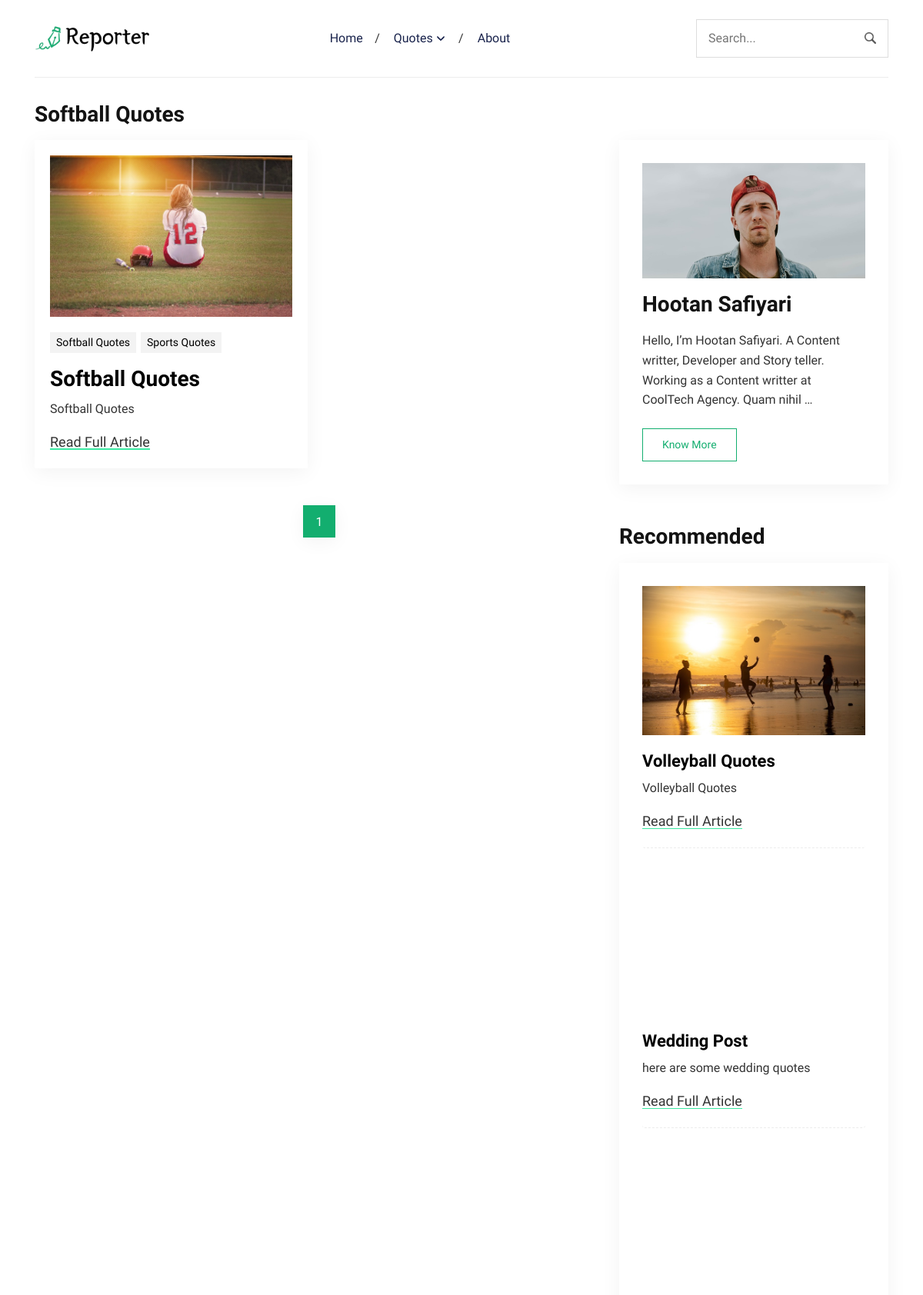
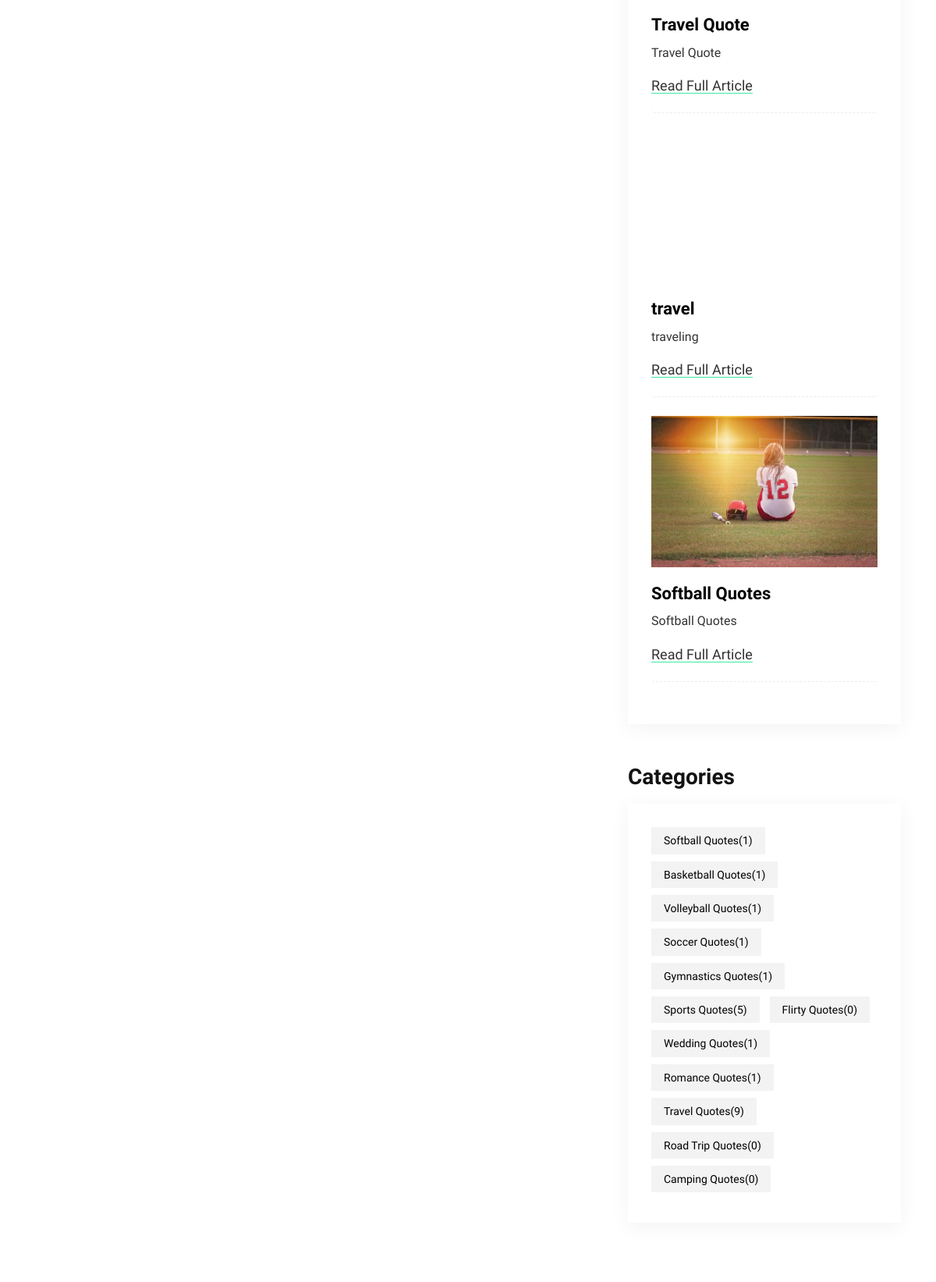
The app's page /category/softball-quotes/ (upper part) with its own data (2 pictures, top to bottom).
### posts/models.py (models this page shows, shortened)
class Category(models.Model):
    name = models.CharField(max_length=100)
    slug = models.SlugField(unique=True, blank=True)

class BlogPost(models.Model):
    title = models.CharField(max_length=200)
    content = models.TextField()
    pub_date = models.DateTimeField(auto_now_add=True)
    categories = models.ManyToManyField(Category)
    image = models.ImageField(upload_to='blog_post_images/', blank=True, null=True)

### posts/views.py (the view)
# urls.py: path('category/<slug:category_slug>/', views.category_posts, name='category_posts'),
def category_posts(request, category_slug):
    categories = Category.objects.all()
    if category_slug:
        category = get_object_or_404(Category, slug=category_slug)
        posts = BlogPost.objects.filter(categories=category)
    else:
        category = None
        posts = BlogPost.objects.all()
    posts = posts.order_by('pub_date')
    posts_per_page = 12
    paginator = Paginator(posts, posts_per_page)
    page = request.GET.get('page')
    try:
        paginated_posts = paginator.page(page)
    except PageNotAnInteger:
        paginated_posts = paginator.page(1)
    except EmptyPage:
        paginated_posts = paginator.page(paginator.num_pages)
    recommended_posts = random.sample(list(BlogPost.objects.all()), min(5, BlogPost.objects.count()))
    return render(request, 'category_posts.html', {
        'category': category,
        'posts': paginated_posts,
        'categories': categories,
        'paginated_posts': paginated_posts,
        'recommended_posts': recommended_posts,
    })

### posts/templates/category_posts.html (shortened to what this page needs)
<!DOCTYPE html>
{% load static %}
<html lang="en-us">
<head>
	<link rel="stylesheet" href="{% static "plugins/bootstrap/bootstrap.min.css" %}">
	<link rel="stylesheet" href="{% static "css/style.css" %}">
</head>
<body>
  <header class="navigation">
    <div class="container">
      <nav class="navbar navbar-expand-lg navbar-light px-0">
        <a class="navbar-brand order-1 py-0" href="/">
          <img loading="prelaod" decoding="async" class="img-fluid" src="{% static 'images/logo.png' %}" alt="Reporter Hugo">
        </a>
        <form action="#!" class="search order-lg-3 order-md-2 order-3 ml-auto">
          <input id="search-query" name="s" type="search" placeholder="Search..." autocomplete="off">
        </form>
        <div class="collapse navbar-collapse text-center order-lg-2 order-4" id="navigation">
          <ul class="navbar-nav mx-auto mt-3 mt-lg-0">
            <li class="nav-item"> <a class="nav-link" href="/">Home</a>
            </li>
            <li class="nav-item dropdown">
              <a class="nav-link dropdown-toggle" href="#" role="button" data-toggle="dropdown" aria-haspopup="true" aria-expanded="false">
                  Quotes
              </a>
          </li>
          <li class="nav-item">
              <a class="nav-link" href="/about">About</a>
          </li>
          </ul>
        </div>
      </nav>
    </div>
  </header>
<main>
  <section class="section">
    <div class="container">
      <div class="row no-gutters-lg">
        <div class="col-12">
          <h2 class="section-title">{{ category.name }}</h2>
        </div>
        <div class="col-lg-8 mb-5 mb-lg-0">
          <div class="row">
            {% for post in posts %}
  <div class="col-md-6 mb-4">
    <article class="card article-card article-card-sm h-100">
      <a href="{% url 'quotepost' post_id=post.id %}">
        <div class="card-image">
          {% if post.image %}
            <img loading="lazy" decoding="async" src="{{ post.image.url }}" alt="{{ post.title }}" class="w-100">
          {% endif %}
        </div>
      </a>
      <div class="card-body px-0 pb-0">
        <ul class="post-meta mb-2">
          <li>
            {% for category in post.categories.all %}
              <a href="{% url 'quotepost' post_id=post.id %}">{{ category.name }}</a>
            {% endfor %}
          </li>
        </ul>
        <h2><a class="post-title" href="{% url 'quotepost' post_id=post.id %}">{{ post.title }}</a></h2>
        <p class="card-text">{{ post.content }}</p>
        <div class="content">
          <a class="read-more-btn" href="{% url 'quotepost' post_id=post.id %}">Read Full Article</a>
        </div>
      </div>
    </article>
  </div>
{% endfor %}
            <div class="col-12">
              <div class="row">
                <div class="col-12">
                  <nav class="mt-4">
                    <div class="col-12">
                      <div class="row">
                          <div class="col-12">
                            <nav class="mb-md-50">
                              <ul class="pagination justify-content-center">
                            <nav class="mb-md-50">
                              <ul class="pagination justify-content-center">
                                  {% for i in paginated_posts.paginator.page_range %}
                                      {% if i == paginated_posts.number %}
                                          <li class="page-item active">
                                              <span class="page-link">{{ i }}</span>
                                          </li>
                                      {% elif paginated_posts.number|add:"-1" <= i <= paginated_posts.number|add:"1" %}
                                          <li class="page-item">
                                              <a class="page-link" href="?page={{ i }}">{{ i }}</a>
                                          </li>
                                      {% elif i == paginated_posts.number|add:"-2" or i == paginated_posts.number|add:"2" %}
                                          <li class="page-item disabled">
                                              <span class="page-link">...</span>
                                          </li>
                                      {% endif %}
                                  {% endfor %}
                              </ul>
                          </nav>
                          </div>
                      </div>
                  </div>
                  </nav>
                </div>
              </div>
            </div>
          </div>
        </div>
        <div class="col-lg-4">
          <div class="widget-blocks">
            <div class="row">
              <div class="col-lg-12">
                <div class="widget">
                  <div class="widget-body">
                    <a href="/about">
                    <img loading="lazy" decoding="async" src="{% static "images/author.jpg"%}" alt="About Me" class="w-100 author-thumb-sm d-block">
                    <h2 class="widget-title my-3">Hootan Safiyari</h2>
                    <p class="mb-3 pb-2">Hello, I’m Hootan Safiyari. A Content writter, Developer and Story teller. Working as a Content writter at CoolTech Agency. Quam nihil …</p>
                    <a href="/about" class="btn btn-sm btn-outline-primary">Know More</a>
                    <a/>
                  </div>
                </div>
              </div>
      <div class="col-lg-12 col-md-6">
        <div class="widget">
          <h2 class="section-title mb-3">Recommended</h2>
          <div class="widget-body">
            <div class="widget-list">
              {% for post in recommended_posts %}
                <article class="card mb-4">
                  <div class="card-image">
                    <a href="{% url 'quotepost' post_id=post.id %}">
                      <div class="post-info"></div>
                      <img loading="lazy" decoding="async" src="{{ post.image.url }}" alt="{{ post.title }}" class="w-100">
                    </a>
                  </div>
                  <div class="card-body px-0 pb-1">
                    <h3><a class="post-title post-title-sm" href="{% url 'quotepost' post_id=post.id %}">{{ post.title }}</a></h3>
                    <p class="card-text">{{ post.content }}</p>
                    <div class="content">
                      <a class="read-more-btn" href="{% url 'quotepost' post_id=post.id %}">Read Full Article</a>
                    </div>
                  </div>
                </article>
              {% endfor %}
            </div>
          </div>
        </div>
      </div>
      <div class="col-lg-12 col-md-6">
        <div class="widget">
          <h2 class="section-title mb-3">Categories</h2>
          <div class="widget-body">
            <ul class="widget-list">
              {% for category in categories %}
                    <li><a href="{% url 'index_with_category' category.slug %}">{{ category.name }}<span class="ml-auto">({{ category.blogpost_set.count }})</span></a></li>
                    {% endfor %}
            </ul>
          </div>
        </div>
      </div>
    </div>
  </div>
</div>
      </div>
    </div>
  </section>
</main>
</body>
</html>

### records on screen
Category: name "Softball Quotes", blogpost_set.count "1"
BlogPost: image (picture), title "Softball Quotes", content "Softball Quotes"
Category: name "Sports Quotes", blogpost_set.count "5"
BlogPost: image (picture), title "Volleyball Quotes", content "Volleyball Quotes"
BlogPost: image (picture), title "Wedding Post", content "here are some wedding quotes"
BlogPost: image (picture), title "Travel Quote", content "Travel Quote"
BlogPost: image (picture), title "travel", content "traveling"
Category: name "Basketball Quotes", blogpost_set.count "1"
Category: name "Volleyball Quotes", blogpost_set.count "1"
Category: name "Soccer Quotes", blogpost_set.count "1"
Category: name "Gymnastics Quotes", blogpost_set.count "1"
Category: name "Flirty Quotes", blogpost_set.count "0"
Category: name "Wedding Quotes", blogpost_set.count "1"
Category: name "Romance Quotes", blogpost_set.count "1"
Category: name "Travel Quotes", blogpost_set.count "9"
Category: name "Road Trip Quotes", blogpost_set.count "0"
Category: name "Camping Quotes", blogpost_set.count "0"

### other values on screen
{{ i }} "1"
